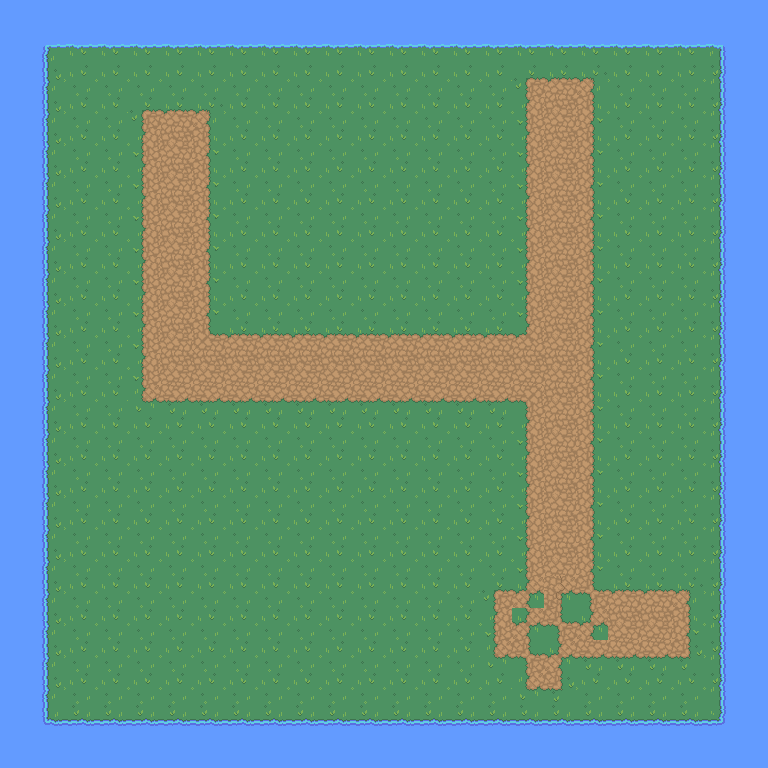

This game map was drawn from its Tiled (.tmx) file and the tilesets committed beside it. A one-line description and the full map source follow:
An orthogonal 24x24 tile map with 32x32 px tiles, 2 tile layers (Tile Layer 1, Tile Layer 2).

<map version="1.9" tiledversion="1.9.1" orientation="orthogonal" renderorder="right-down" width="24" height="24" tilewidth="32" tileheight="32" infinite="0" nextlayerid="3" nextobjectid="1">
 <tileset firstgid="1" source="Nature Rpg tileset.tsx" />
 <layer id="1" name="Tile Layer 1" width="24" height="24">
  <data encoding="csv">
152,152,152,152,152,152,152,152,152,152,152,152,152,152,152,152,152,152,152,152,152,152,152,152,
152,66,67,67,67,67,67,67,67,67,67,67,67,67,67,67,67,67,67,67,67,67,68,152,
152,86,142,142,142,142,142,142,142,142,142,142,142,142,142,142,64,102,65,142,142,142,88,152,
152,86,142,142,64,102,65,142,142,142,142,142,142,142,142,142,83,147,81,142,142,142,88,152,
152,86,142,142,83,147,81,142,142,142,142,142,142,142,142,87,83,147,81,142,142,142,88,152,
152,86,142,142,83,147,81,142,142,142,142,142,142,142,142,87,83,147,81,142,142,142,88,152,
152,86,142,142,83,147,81,142,142,142,142,142,142,142,142,87,83,147,81,142,142,142,88,152,
152,86,142,142,83,147,81,142,142,142,142,142,142,142,142,87,83,147,81,142,142,142,88,152,
152,86,142,142,83,147,81,142,142,142,142,142,142,142,142,87,83,147,81,142,142,142,88,152,
152,86,142,142,83,147,81,142,142,142,142,142,142,142,142,87,83,147,81,142,142,142,88,152,
152,86,142,142,83,43,101,102,102,102,102,102,102,102,102,102,103,147,81,142,142,142,88,152,
152,86,142,142,83,43,43,147,147,147,147,147,147,147,147,147,147,147,81,142,142,142,88,152,
152,86,142,142,84,62,62,62,62,62,62,62,62,62,62,62,63,147,81,142,142,142,88,152,
152,86,142,142,142,142,142,142,142,142,142,142,142,142,142,142,83,147,81,142,142,142,88,152,
152,86,142,142,142,142,142,142,142,142,142,142,142,142,142,142,83,147,81,142,142,142,88,152,
152,86,142,142,142,142,142,142,142,142,142,142,142,142,142,142,83,147,81,142,142,142,88,152,
152,86,142,142,142,142,142,142,142,142,142,142,142,142,142,142,83,147,81,142,142,142,88,152,
152,86,142,142,142,142,142,142,142,142,142,142,142,142,142,142,83,147,81,82,82,142,88,152,
152,86,87,142,142,142,142,142,142,142,142,142,142,142,142,64,104,104,105,102,102,65,88,152,
152,86,87,142,142,142,142,142,142,142,142,142,142,142,142,83,104,105,104,43,43,81,88,152,
152,86,87,142,142,142,142,142,142,142,142,142,142,142,142,84,105,104,62,62,62,85,88,152,
152,86,87,142,142,142,142,142,142,142,142,142,142,142,142,142,84,85,142,142,142,142,88,152,
152,106,107,107,107,107,107,107,107,107,107,107,107,107,107,107,107,107,107,107,107,107,108,152,
152,152,152,152,152,152,152,152,152,152,152,152,152,152,152,152,152,152,152,152,152,152,152,152
</data>
 </layer>
 <layer id="2" name="Tile Layer 2" width="24" height="24">
  <data encoding="csv">
0,0,0,0,0,0,0,0,0,0,0,0,0,0,0,0,0,0,0,0,0,0,0,0,
0,0,0,0,0,0,0,0,0,0,0,0,0,0,0,0,0,0,0,0,0,0,0,0,
0,0,0,0,0,0,0,0,0,0,0,0,0,0,0,0,0,0,0,0,0,0,0,0,
0,0,0,0,0,0,0,0,0,0,0,0,0,0,0,0,0,0,0,0,0,0,0,0,
0,0,0,0,0,0,0,0,0,0,0,0,0,0,0,0,0,0,0,0,0,0,0,0,
0,0,0,0,0,0,0,0,0,0,0,0,0,0,0,0,0,0,0,0,0,0,0,0,
0,0,0,0,0,0,0,0,0,0,0,0,0,0,0,0,0,0,0,0,0,0,0,0,
0,0,0,0,0,0,0,0,0,0,0,0,0,0,0,0,0,0,0,0,0,0,0,0,
0,0,0,0,0,0,0,0,0,0,0,0,0,0,0,0,0,0,0,0,0,0,0,0,
0,0,0,0,0,0,0,0,0,0,0,0,0,0,0,0,0,0,0,0,0,0,0,0,
0,0,0,0,0,0,0,0,0,0,0,0,0,0,0,0,0,0,0,0,0,0,0,0,
0,0,0,0,0,0,0,0,0,0,0,0,0,0,0,0,0,0,0,0,0,0,0,0,
0,0,0,0,0,0,0,0,0,0,0,0,0,0,0,0,0,0,0,0,0,0,0,0,
0,0,0,0,0,0,0,0,0,0,0,0,0,0,0,0,0,0,0,0,0,0,0,0,
0,0,0,0,0,0,0,0,0,0,0,0,0,0,0,0,0,0,0,0,0,0,0,0,
0,0,0,0,0,0,0,0,0,0,0,0,0,0,0,0,0,0,0,0,0,0,0,0,
0,0,0,0,0,0,0,0,0,0,0,0,0,0,0,0,0,0,0,0,0,0,0,0,
0,0,0,0,0,0,0,0,0,0,0,0,0,0,0,0,0,0,0,0,0,0,0,0,
0,0,0,0,0,0,0,0,0,0,0,0,0,0,0,0,0,148,0,0,0,0,0,0,
0,0,0,0,0,0,0,0,0,0,0,0,0,0,0,0,0,0,0,0,0,0,0,0,
0,0,0,0,0,0,0,0,0,0,0,0,0,0,0,0,0,0,0,0,0,0,0,0,
0,0,0,0,0,0,0,0,0,0,0,0,0,0,0,0,0,0,0,0,0,0,0,0,
0,0,0,0,0,0,0,0,0,0,0,0,0,0,0,0,0,0,0,0,0,0,0,0,
0,0,0,0,0,0,0,0,0,0,0,0,0,0,0,0,0,0,0,0,0,0,0,0
</data>
 </layer>
</map>
